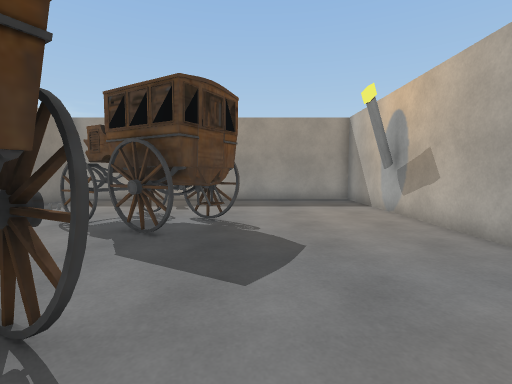
View 1 (above)

15 first-person views from a walk through a Unity game level. The camera is 1.3 m above the floor, tilts 4° down and sees 85° across. The floor is counted in squares, 1 m on a side. Each view is taken from the middle of a square. On the plan, view 1 faces up. The plan holds only what a view shows up to about 13 squares ahead; the rest is blank. The place goes on beyond the plan. The player is left out. Some surface patterns are stand-ins.

View 2
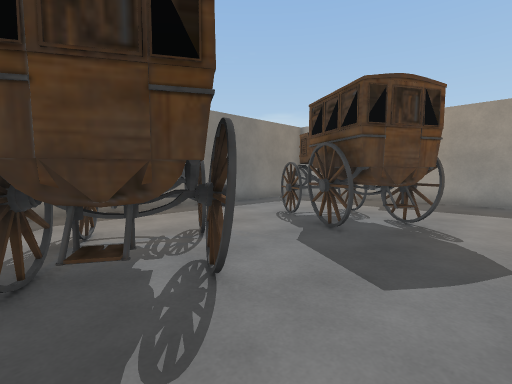

View 3
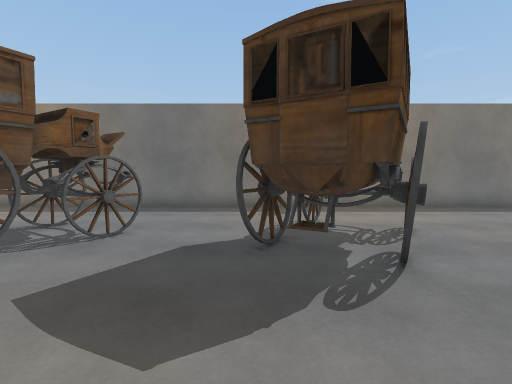

View 4
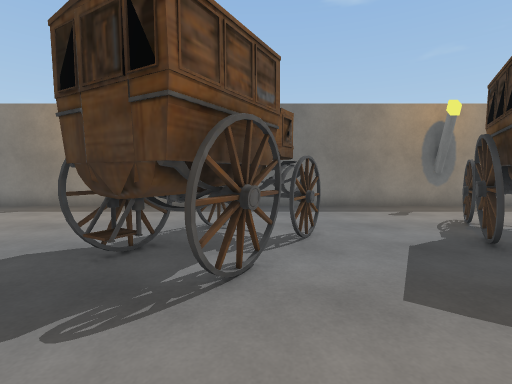

View 5
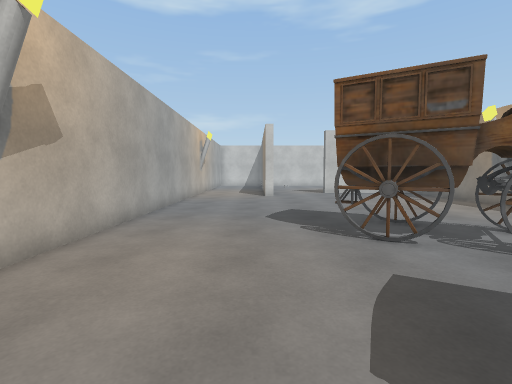

View 6
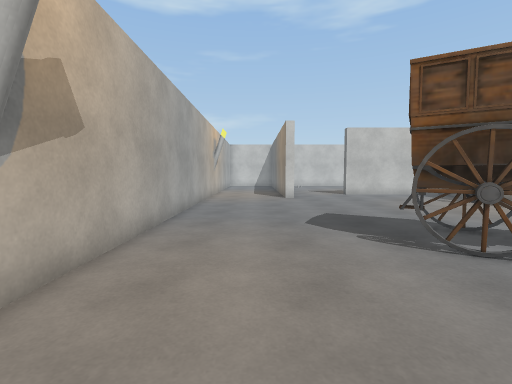

View 7
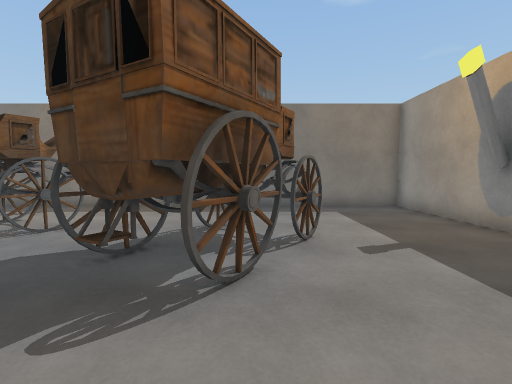

View 8
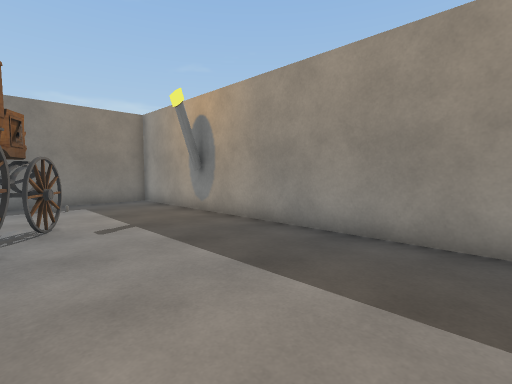

View 9
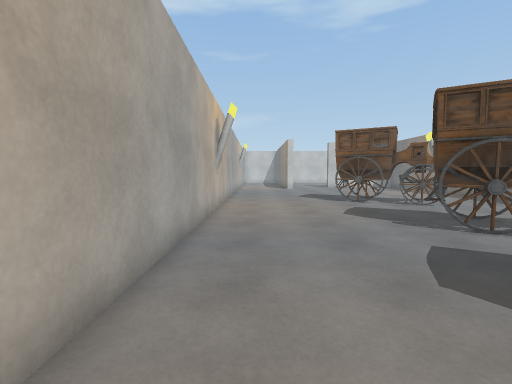

View 10
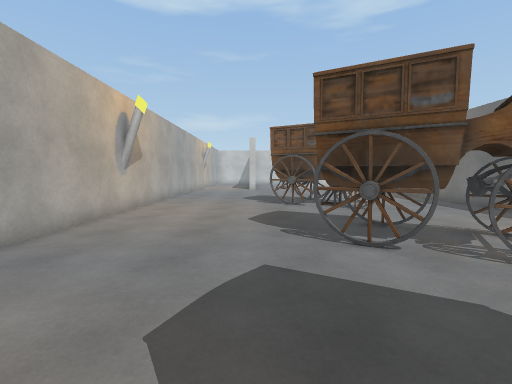

View 11
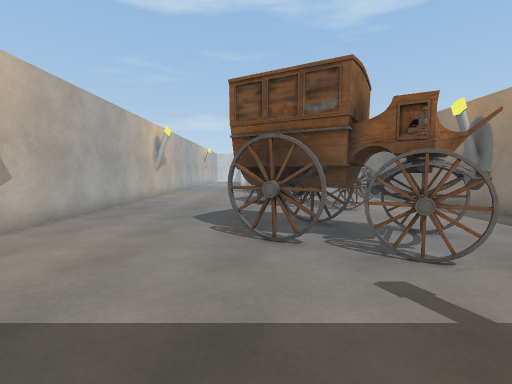

View 12
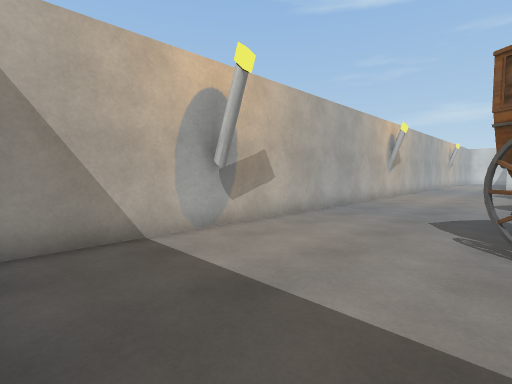

View 13
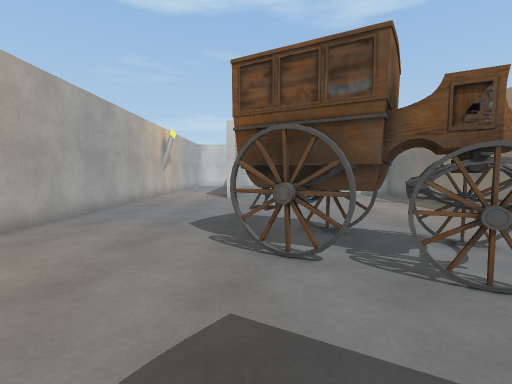

View 14
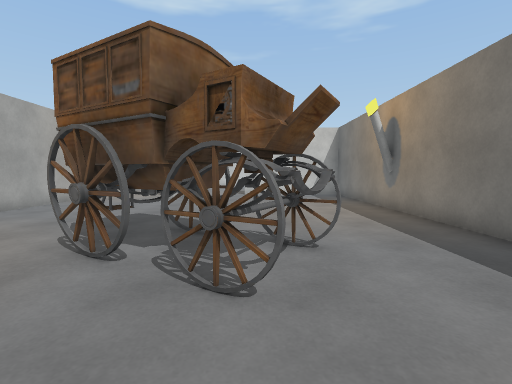

View 15
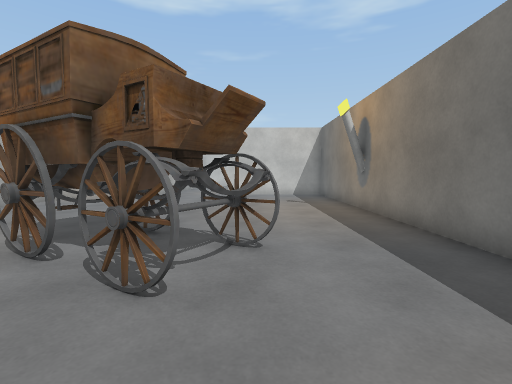

### Floor plan
Key: @ floor where view 1 was taken; # wall or solid block; . floor; O other object.
Columns run from 9 left of view 1 to 5 right of it. Each row starts with its distance up from view 1.
 14 ###############
 13 #....O........#
 12 #.............#
 11 #.............#
 10 #.O...........#
  9 #....OO......O#
  8 #...OOOOO.....#
  7 #...OOOOO.....#
  6 #.....OOO.....#
  5 #......O......#
  4 #....O........#
  3 #...OOO.......#
  2 #..OOOOOO.....#
  1 #...OOOOO.....#
  0 #.....OO.@....#
 -1 #.............#
 -2 #.............#
 -3 #....OO.......#
 -4 #...OOOOO.....#
 -5 #...OOOOO.....#
 -6 #.....OOO.....
 -7 #......O......#
 -8 #.............#
 -9 #.............#
-10 #.............#
-11 #.............#
-12 #.............#
-13 #... .........#

Where each view was taken, in squares from view 1:
view 1: 0 up, 0 right, facing up
view 2: 0 up, 1 right, facing up-left
view 3: 0 up, 2 right, facing left
view 4: 4 down, 2 right, facing left
view 5: 1 up, 1 right, facing down
view 6: 0 up, 2 right, facing down
view 7: 8 up, 2 right, facing left
view 8: 8 up, 4 right, facing up-left
view 9: 8 up, 3 right, facing down
view 10: 7 up, 0 right, facing down
view 11: 13 up, 1 left, facing down
view 12: 13 up, 1 left, facing down-right
view 13: 0 up, 1 left, facing down
view 14: 0 up, 4 left, facing down
view 15: 0 up, 5 left, facing down
